Frame 1 (no input): blank canvas, image omitted
Frame 60 (no input): blank canvas, image omitted
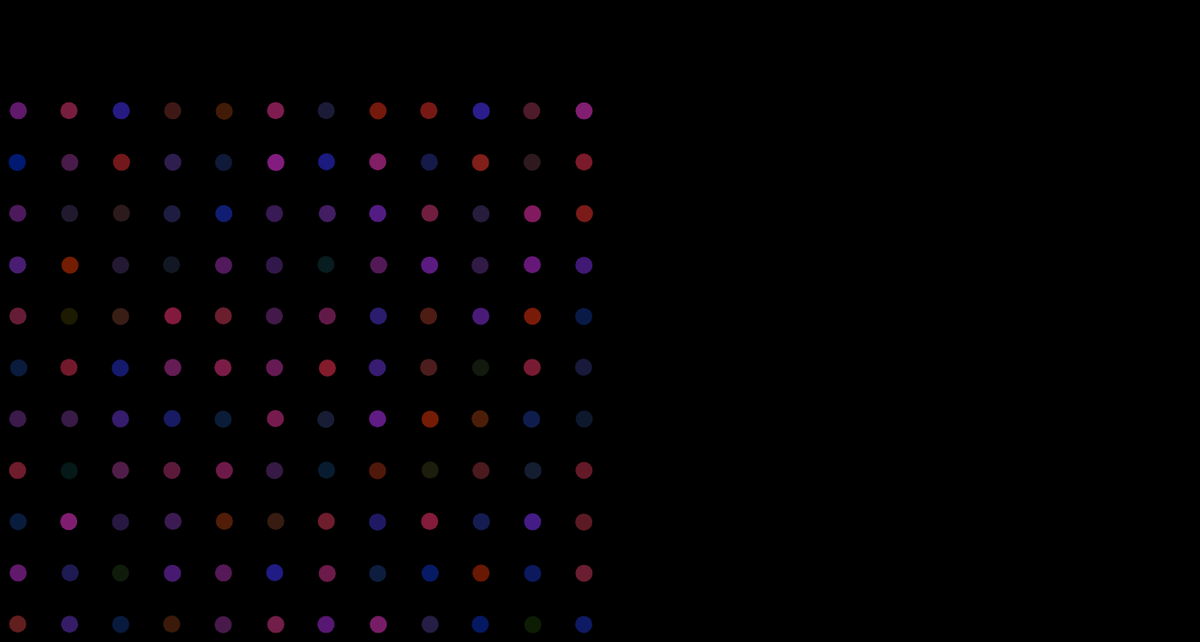
Frame 120 (the mouse pressed at the canvas centre since frame 60)

The p5.js sketch whose frames 1 and 60 were blank and that drew this single picture after the mouse press (run headless with seeded random() and noise() and a simulated clock; from frame 60 on, the mouse is pressed at the canvas centre):

// p5.js sketch
// ── sketch.js

x = 20
y = 10
offset = 0
increase = 1
function setup() {
  createCanvas(1400, 750);

}

function draw(){
    background(0)
    noStroke()

    // dots
    for (var x = 20; x <= mouseX; x+=60) {

            for (var y = 10; y <= height; y+=60){
        fill( random(150), 30, random(150), random(200,255) )
        ellipse(x+random(2), y+random(1)+ offset, 20, 20 );
        }
     }

     offset += increase
     if (offset > 200 || offset < 0){
        increase += -2*increase
     }


    //  (x <= width ){

    //     y = 10
    //     while (y <= height){


    //     y += 30;
    // }

    //    x += 30;
    //    fill(20*150/sqrt(x), 15*150/sqrt(x), 20*150/sqrt(x))
    // }


}
